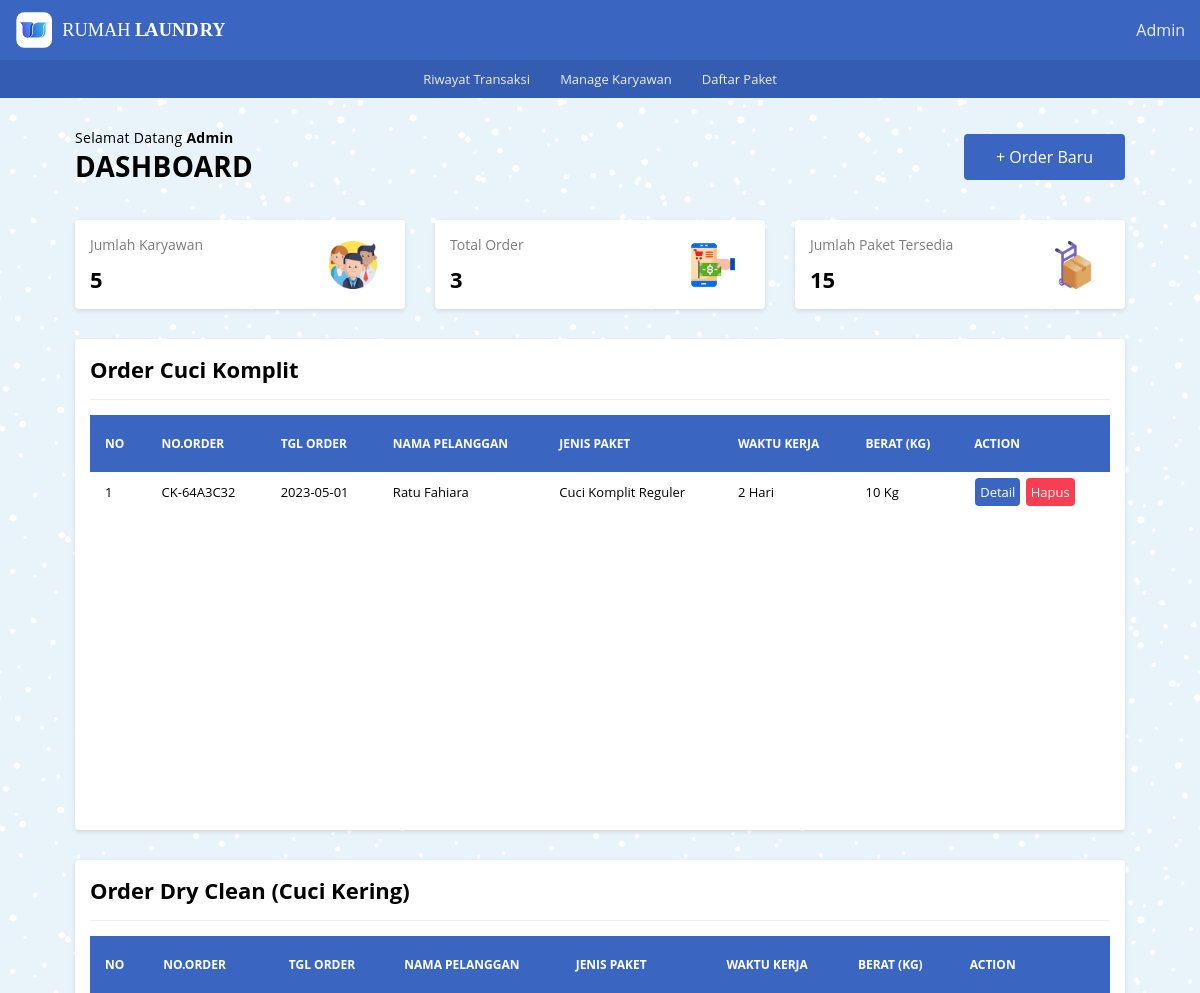
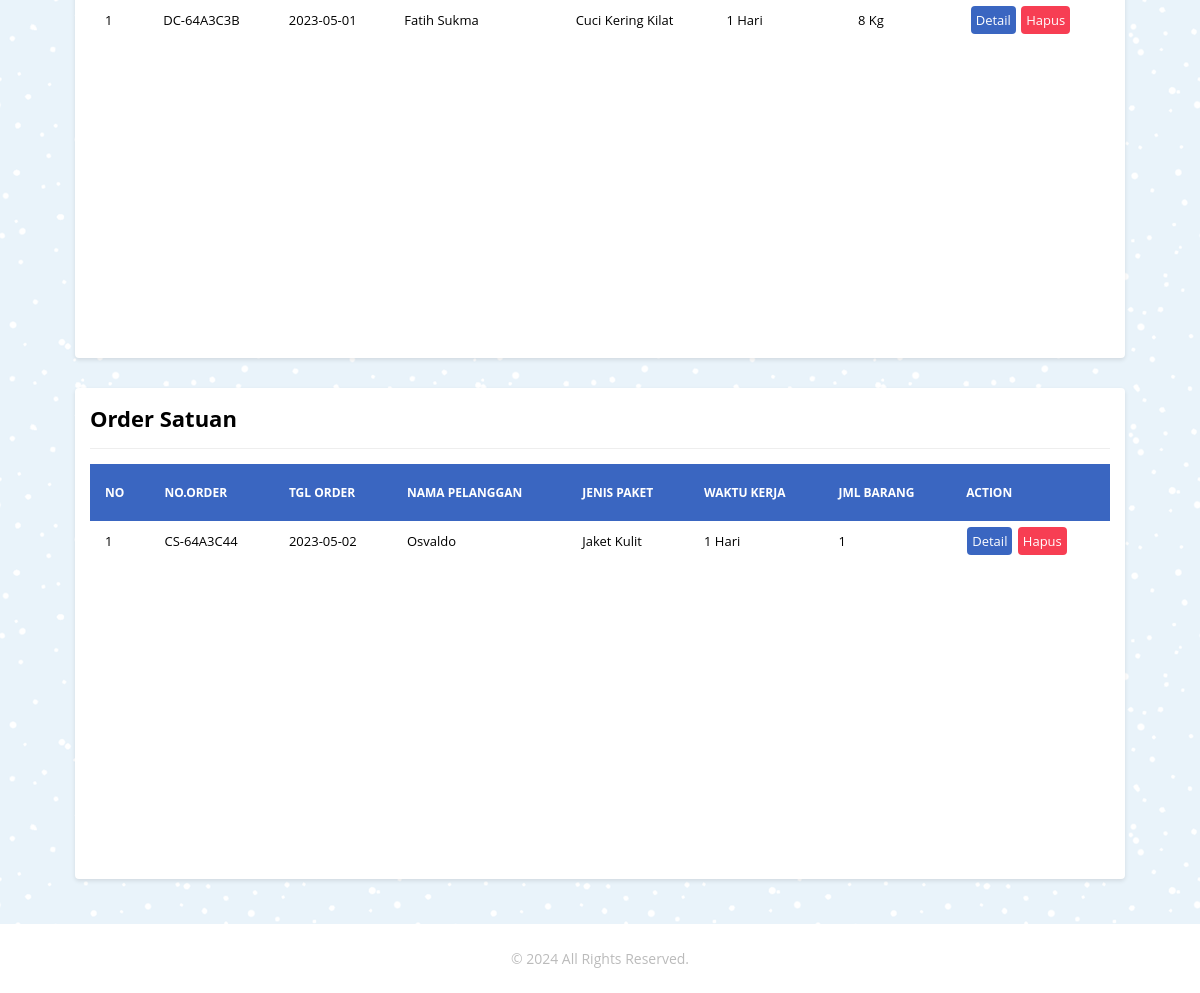
Page / (signed in) on the committed database (2 pictures, top to bottom).
### tables this page shows
CREATE TABLE `tb_order_ck` (
  `id_order_ck` int(11) NOT NULL,
  `or_ck_number` varchar(10) DEFAULT NULL,
  `nama_pel_ck` varchar(100) NOT NULL,
  `no_telp_ck` char(13) NOT NULL,
  `alamat_ck` text NOT NULL,
  `jenis_paket_ck` varchar(100) NOT NULL,
  `wkt_krj_ck` varchar(30) DEFAULT NULL,
  `berat_qty_ck` int(11) NOT NULL,
  `harga_perkilo` int(11) DEFAULT NULL,
  `tgl_masuk_ck` date NOT NULL,
  `tgl_keluar_ck` date NOT NULL,
  `tot_bayar` double DEFAULT NULL,
  `keterangan_ck` text NOT NULL
);

CREATE TABLE `tb_order_dc` (
  `id_order_dc` int(11) NOT NULL,
  `or_dc_number` varchar(10) NOT NULL,
  `nama_pel_dc` varchar(100) NOT NULL,
  `no_telp_dc` varchar(13) NOT NULL,
  `alamat_dc` text NOT NULL,
  `jenis_paket_dc` varchar(100) NOT NULL,
  `wkt_krj_dc` varchar(30) DEFAULT NULL,
  `berat_qty_dc` int(11) NOT NULL,
  `harga_perkilo` int(11) NOT NULL,
  `tgl_masuk_dc` date NOT NULL,
  `tgl_keluar_dc` date NOT NULL,
  `tot_bayar` double NOT NULL,
  `keterangan_dc` text NOT NULL
);

CREATE TABLE `tb_order_cs` (
  `id_order_cs` int(11) NOT NULL,
  `or_cs_number` varchar(10) NOT NULL,
  `nama_pel_cs` varchar(100) NOT NULL,
  `no_telp_cs` varchar(13) NOT NULL,
  `alamat_cs` text NOT NULL,
  `jenis_paket_cs` varchar(100) NOT NULL,
  `wkt_krj_cs` varchar(30) DEFAULT NULL,
  `jml_pcs` int(11) NOT NULL,
  `harga_perpcs` int(11) NOT NULL,
  `tgl_masuk_cs` date NOT NULL,
  `tgl_keluar_cs` date NOT NULL,
  `tot_bayar` double NOT NULL,
  `keterangan_cs` text NOT NULL
);

### _functions.php (called while the page is built, shortened)
<?php
$host	= 'localhost';
$user = 'root';
$pass	= '';
$db	= 'laundry_app';
$koneksi = mysqli_connect($host,$user,$pass,$db);
function query($query){
	global $koneksi;
	$result = mysqli_query($koneksi, $query);
	$rows = [];
	while ($row = mysqli_fetch_assoc($result)) {
		$rows[] = $row;
	}
	return $rows;
}
function url($url = null){
	$url_utama = "http://localhost/rumah_laundry";
	if ($url != null) {
		return $url_utama . '/' . $url;
	}else{
		return $url_utama;
	}
}
function jmlOrder(){
	$jml_ck = count(query("SELECT * FROM tb_order_ck"));
	$jml_dc = count(query("SELECT * FROM tb_order_dc"));
	$jml_cs = count(query("SELECT * FROM tb_order_cs"));
	$total_order = $jml_ck + $jml_dc + $jml_cs;
	return $total_order;
}

### daftar_order/daf_or_ck.php (the view)
<div class="col">
   <div class="card">
      <div class="card-title card-flex">
         <div class="card-col">
            <h2>Order Cuci Komplit</h2>
         </div>
      </div>
      <div class="card-body">
         <div class="tabel-kontainer">
            <table class="tabel-transaksi">
               <thead>
                  <tr>
                     <th class="sticky">No</th>
                     <th class="sticky">No.Order</th>
                     <th class="sticky">Tgl Order</th>
                     <th class="sticky">Nama Pelanggan</th>
                     <th class="sticky">Jenis Paket</th>
                     <th class="sticky">Waktu Kerja</th>
                     <th class="sticky">Berat (Kg)</th>
                     <th class="sticky">Action</th>
                  </tr>
               </thead>
               <tbody>
                  <?php $cuci_komplit = query('SELECT * FROM tb_order_ck ORDER BY id_order_ck DESC');
                     if (!empty($cuci_komplit)) :?>
                     <?php
                        $no_ck = 1;
                        foreach($cuci_komplit as $ck) : ?>
                        <tr>
                           <td><?= $no_ck; ?></td>
                           <td><?= $ck['or_ck_number'] ?></td>
                           <td><?= $ck['tgl_masuk_ck'] ?></td>
                           <td><?= $ck['nama_pel_ck'] ?></td>
                           <td><?= $ck['jenis_paket_ck'] ?></td>
                           <td><?= $ck['wkt_krj_ck'] ?></td>
                           <td><?= $ck['berat_qty_ck'] . ' Kg' ?></td>
                           <td>
                              <a href="<?=url('detail_order/detail_ck/detail_order_ck.php?or_ck_number=')?><?=$ck['or_ck_number']?>" class="btn btn-detail">Detail</a>
                              <a href="<?=url('daftar_order/hapus_ck.php?or_ck_number=')?><?=$ck['or_ck_number']?>" onclick="return confirm('Yakin akan menghapus?');" class="btn btn-hapus">Hapus</a>
                           </td>
                        </tr>
                        <?php $no_ck++ ?>
                     <?php endforeach; ?>
                     <?php else : ?>
                        <tr>
                           <td colspan="8" class="txt-center">Data Tidak Tersedia</td>
                        </tr>
                  <?php endif?>
               </tbody>
            </table>
         </div>
      </div>
   </div>
</div>

### daftar_order/daf_or_dc.php
<div class="col">
   <div class="card">
      <div class="card-title card-flex">
         <div class="card-col">
            <h2>Order Dry Clean (Cuci Kering)</h2>
         </div>
      </div>
      <div class="card-body">
         <div class="tabel-kontainer">
            <table class="tabel-transaksi">
               <thead>
                  <tr>
                     <th class="sticky">No</th>
                     <th class="sticky">No.Order</th>
                     <th class="sticky">Tgl Order</th>
                     <th class="sticky">Nama Pelanggan</th>
                     <th class="sticky">Jenis Paket</th>
                     <th class="sticky">Waktu Kerja</th>
                     <th class="sticky">Berat (Kg)</th>
                     <th class="sticky">Action</th>
                  </tr>
               </thead>
               <tbody>
                  <?php $dry_clean = query('SELECT * FROM tb_order_dc ORDER BY id_order_dc DESC');
                     if (!empty($dry_clean)) : ?>
                     <?php
                        $no_dc = 1;
                        foreach($dry_clean as $dc) : ?>
                           <tr>
                              <td><?= $no_dc ?></td>
                              <td><?= $dc['or_dc_number'] ?></td>
                              <td><?= $dc['tgl_masuk_dc'] ?></td>
                              <td><?= $dc['nama_pel_dc'] ?></td>
                              <td><?= $dc['jenis_paket_dc'] ?></td>
                              <td><?= $dc['wkt_krj_dc'] ?></td>
                              <td><?= $dc['berat_qty_dc'] . ' Kg' ?></td>
                              <td>
                                 <a href="<?=url('detail_order/detail_dc/detail_order_dc.php?or_dc_number=')?><?= $dc['or_dc_number'] ?>" class="btn btn-detail">Detail</a>
                                 <a href="<?=url('daftar_order/hapus_dc.php?or_dc_number=')?><?=$dc['or_dc_number']?>" onclick="return confirm('Yakin akan menghapus?');" class="btn btn-hapus">Hapus</a>
                              </td>
                           </tr>
                        <?php $no_dc++ ?>
                     <?php endforeach ?>
                     <?php else : ?>
                        <tr>
                           <td colspan="8" class="txt-center">Data Tidak Tersedia</td>
                        </tr>
                  <?php endif ?>
               </tbody>
            </table>
         </div>
      </div>
   </div>
</div>

### daftar_order/daf_or_cs.php
<div class="col">
   <div class="card">
      <div class="card-title card-flex">
         <div class="card-col">
            <h2>Order Satuan</h2>
         </div>
      </div>
      <div class="card-body">
         <div class="tabel-kontainer">
            <table class="tabel-transaksi">
               <thead>
                  <tr>
                     <th class="sticky">No</th>
                     <th class="sticky">No.Order</th>
                     <th class="sticky">Tgl Order</th>
                     <th class="sticky">Nama Pelanggan</th>
                     <th class="sticky">Jenis Paket</th>
                     <th class="sticky">Waktu Kerja</th>
                     <th class="sticky">Jml Barang</th>
                     <th class="sticky">Action</th>
                  </tr>
               </thead>
               <tbody>
                  <?php $cuci_satuan = query('SELECT * FROM tb_order_cs ORDER BY id_order_cs DESC');
                     if (!empty($cuci_satuan)) : ?>
                        <?php
                           $no_cs = 1;
                           foreach($cuci_satuan as $cs) : ?>
                              <tr>
                                 <td><?= $no_cs ?></td>
                                 <td><?= $cs['or_cs_number'] ?></td>
                                 <td><?= $cs['tgl_masuk_cs'] ?></td>
                                 <td><?= $cs['nama_pel_cs'] ?></td>
                                 <td><?= $cs['jenis_paket_cs'] ?></td>
                                 <td><?= $cs['wkt_krj_cs'] ?></td>
                                 <td><?= $cs['jml_pcs'] ?></td>
                                 <td>
                                    <a href="<?=url('detail_order/detail_cs/detail_order_cs.php?or_cs_number=')?><?=$cs['or_cs_number']?>" class="btn btn-detail">Detail</a>
                                    <a href="<?=url('daftar_order/hapus_cs.php?or_cs_number=')?><?=$cs['or_cs_number']?>" onclick="return confirm('Yakin akan menghapus?');" class="btn btn-hapus">Hapus</a>
                                 </td>
                              </tr>
                           <?php $no_cs++ ?>
                        <?php endforeach; ?>
                        <?php else : ?>
                           <tr>
                              <td colspan="8" class="txt-center">Data Tidak Tersedia</td>
                           </tr>
                     <?php endif; ?>
               </tbody>
            </table>
         </div>
      </div>
   </div>
</div>

### rows in the picture
tb_order_ck: or_ck_number "CK-64A3C32", tgl_masuk_ck "2023-05-01", nama_pel_ck "Ratu Fahiara", jenis_paket_ck "Cuci Komplit Reguler", wkt_krj_ck "2 Hari", berat_qty_ck "10"
tb_order_dc: or_dc_number "DC-64A3C3B", tgl_masuk_dc "2023-05-01", nama_pel_dc "Fatih Sukma", jenis_paket_dc "Cuci Kering Kilat", wkt_krj_dc "1 Hari", berat_qty_dc "8"
tb_order_cs: or_cs_number "CS-64A3C44", tgl_masuk_cs "2023-05-02", nama_pel_cs "Osvaldo", jenis_paket_cs "Jaket Kulit", wkt_krj_cs "1 Hari", jml_pcs "1"

### other values in the picture
$_SESSION['master'] "Admin"
$jml_karyawan "5"
jmlOrder() "3"
jmlPaket() "15"
